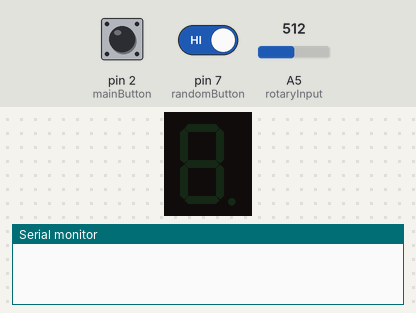
Simulated run of this sketch. Board: Arduino Mega 2560, built with avr-gcc and run on an emulated ATmega2560. Parts: 1-digit seven-segment display, the last lines printed to the serial monitor. The inputs (shaded band) are chosen by the test bench; at power-on: pin 2 (mainButton) HIGH, pin 7 (randomButton) HIGH, A5 (rotaryInput) = 512. Storage starts empty; random numbers use the default seed unless the sketch sets one; the audio player accepts every command and is not drawn.

Above: at 1.2 s.
1.3 s: pin 2 (mainButton) pulled LOW for 3.2 s
At 5.4 s:
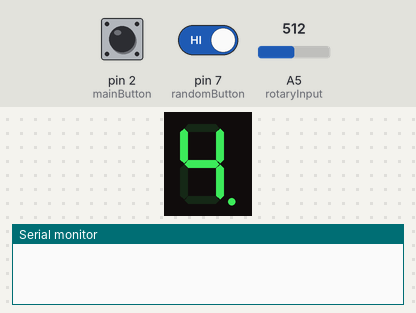
6.0 s: pin 2 (mainButton) pulled LOW for 3.2 s
At 6.38 s:
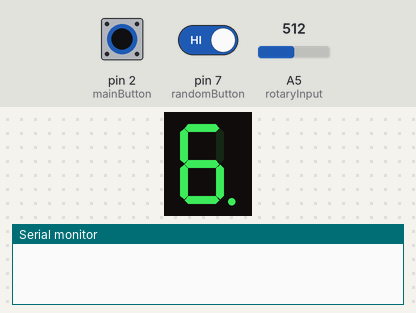
10.7 s: pin 2 (mainButton) driven LOW and pin 7 (randomButton) driven LOW
At 11.18 s:
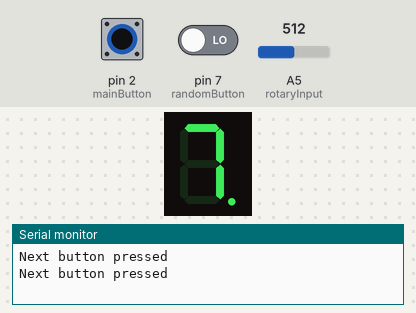
12.8 s: pin 2 (mainButton) driven HIGH
Timing chart, 0 to 15.3 s (numbered marks = the images above; inputs shaded):
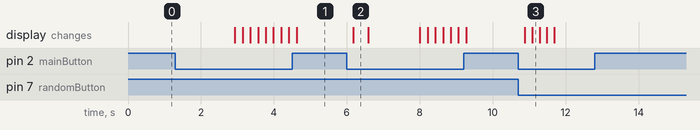

Measured:
- after the input at 1.3 s, the display: first changes after 1.6 s (image 1 shows a later state)
- after the input at 6.0 s, the display: changes after 0.17 s (image 2)
- after the input at 10.7 s, the display: first changes after 0.18 s (image 3 shows a later state)
- after the input at 12.8 s, every drawn part: stays the same
- what the display in image 2 shows lasts 0.4 s, from 6.2 s to 6.6 s

The sketch:

counterCulture_15.ino
```cpp
/*
  ____Counter_Culture____
  → Learning to count ...
  → easy as ichi, dwa, sān!

  Final Project
  Digital Fabrication by Prof. N.Tai
  NTUT 2018/19
  Y.Z.

*/

/**********************************/

#include "SD.h"                 //Lib to read SD card
#include "TMRpcm.h"             //Lib to play auido
#include "SPI.h"                //Lib SPI for SD card
#include "SevSeg.h"             //Lib 7 segment display

#define SD_ChipSelectPin 53     //Chip select is pin number 53 on Arduino Mega 2560

TMRpcm audio;                   //Lib object »audio«
SevSeg sevseg;                  //Lib object »sevseg«

/* languages:
'jp' -> japanese
'cn' -> chinese
'ko' -> korean
'pl' -> polish
'hi' -> hindi
'de' -> german
*/

const String langArray[] = {"jp", "cn", "ko", "hi", "pl", "de"};
String lang;

int song_number = -1;

int readSw = 0;
int maxVoltageBits = 1023;
float dividedBits = maxVoltageBits / 5;       // = 204,6 at 6 pos. rotary switch
int rotaryInput = A5;
int myDebounce = 150;
int randomButton = 7;
int rndVal = 0;
int mainButton = 2;

/*************************/
void setup() {

  audio.speakerPin = 11;
  int freshButtonpress = 1;

  // 7 segment disply
  byte numDigits = 1;
  byte digitPins[] = {};
  byte segmentPins[] = {28, 32, 36, 30, 34, 26, 24, 40};
  //28, 32, 36, 30, 34, 26, 24, 40         [Arduino pin]
  // A,  B,  C,  D,  E,  F,  G,  DP CHANGE [Display segment]
  // 7,  6,  4,  2,  1,  9, 10,  5         [Display pin]
  bool resistorsOnSegments = true;
  bool disableDecPoint = false;
  // 9V to the common pins (pin 8 & optionally pin 1) and ground to the segment pins
  byte hardwareConfig = COMMON_CATHODE;

  sevseg.begin(hardwareConfig, numDigits, digitPins, segmentPins, resistorsOnSegments, disableDecPoint);

  Serial.begin(9600);
  if (!SD.begin(SD_ChipSelectPin)) {
    Serial.println("SD fail");
    return;
  }

  pinMode(mainButton, INPUT_PULLUP);      // Main button with internal pull-up to move to the next sound file
  pinMode(rotaryInput, INPUT);            // Analog in rotary switch

  pinMode(randomButton, INPUT_PULLUP);

  audio.setVolume(4);                     //  0 to 7. Set volume level
  audio.quality(0);                       //  Set 1 for 2x oversampling Set 0 for normal
}

/*************************/
void loop() {

  int freshButtonpress = 0;

  readSw = analogRead(rotaryInput) + 100;     // +100 to move away from the threshold of the adjacent language

  if (readSw < round(dividedBits * 1)) {
    lang = langArray[0];
  }
  else if (readSw < round(dividedBits * 2)) {
    lang = langArray[1];
  }
  else if (readSw < round(dividedBits * 3)) {
    lang = langArray[2];
  }
  else if (readSw < round(dividedBits * 4)) {
    lang = langArray[3];
  }
  else if (readSw < round(dividedBits * 5)) {
    lang = langArray[4];
  }
  else if (readSw > round(dividedBits * 5)) {
    lang = langArray[5];
  }

// **Debugging**
//  Serial.println(readSw);
//  Serial.println(lang);
//  Serial.print("song_number = ");
//  Serial.println(song_number);
//  Serial.print("Random Value = ");
//  Serial.println(rndVal);
//  Serial.print("freshButtonpress Before = ");
//  Serial.println(freshButtonpress);
//  Serial.println("/audio/" + lang + "_0" + String(song_number) + ".wav");

  if (digitalRead(mainButton) == LOW && rndVal == 0) {
    song_number++;
    Serial.println("Next button pressed");
    freshButtonpress = 1;
    delay(myDebounce);
  }

  if (digitalRead(mainButton) == LOW && rndVal == 1) {
    song_number = random(0, 11);
    freshButtonpress = 1;
    delay(myDebounce);
  }

  if (digitalRead(randomButton) == HIGH) {
    rndVal = 1;
    delay(10);
  }

  if (digitalRead(randomButton) == LOW && rndVal == 1){
    rndVal = 0;
    delay(10);
  }

  if (song_number == 11) {
    song_number = 0;
    delay(100);                 // avoid debounce
  }

  String path = "/audio/" + lang + "_0" + String(song_number) + ".wav";
  const char *newPath = path.c_str();

  if (freshButtonpress == 1){
    audio.play(newPath);
//    audio.loop(0);
  }

  switch (song_number) {
    case -1:
      sevseg.blank();
      break;
    case 0:
      sevseg.setNumber(0, 0);
      break;
    case 1:
      sevseg.setNumber(1, 0);
      break;
    case 2:
      sevseg.setNumber(2, 0);
      break;
    case 3:
      sevseg.setNumber(3, 0);
      break;
    case 4:
      sevseg.setNumber(4, 0);
      break;
    case 5:
      sevseg.setNumber(5, 0);
      break;
    case 6:
      sevseg.setNumber(6, 0);
      break;
    case 7:
      sevseg.setNumber(7, 0);
      break;
    case 8:
      sevseg.setNumber(8, 0);
      break;
    case 9:
      sevseg.setNumber(9, 0);
      break;
    case 10:

      int x = 0;

      if (x == 0){

      sevseg.blank();
      sevseg.refreshDisplay();

      digitalWrite(28, LOW);
      digitalWrite(32, LOW);
      digitalWrite(36, LOW);
      digitalWrite(30, LOW);
      digitalWrite(34, LOW);
      digitalWrite(26, LOW);
      digitalWrite(24, LOW);

      delay(200);

      digitalWrite(32, HIGH);
      digitalWrite(36, HIGH);

      delay(500);

      digitalWrite(28, HIGH);
      digitalWrite(32, HIGH);
      digitalWrite(36, HIGH);
      digitalWrite(30, HIGH);
      digitalWrite(34, HIGH);
      digitalWrite(26, HIGH);
      digitalWrite(24, LOW);

      delay(500);

      sevseg.blank();
      sevseg.refreshDisplay();

      x = 1;
      song_number = -1;
      }
      break;
  }

  sevseg.refreshDisplay();

  while (audio.isPlaying() == 1){
    delay(20);
  }

//  **Debugging**
//  Serial.print("freshButtonpress After = ");
//  Serial.println(freshButtonpress);

  if (freshButtonpress == 1 && audio.isPlaying() == 0) freshButtonpress == 0;
  delay(50);

//  **Debugging**
//  Serial.print("freshButtonpress End = ");
//  Serial.println(freshButtonpress);

}
```
